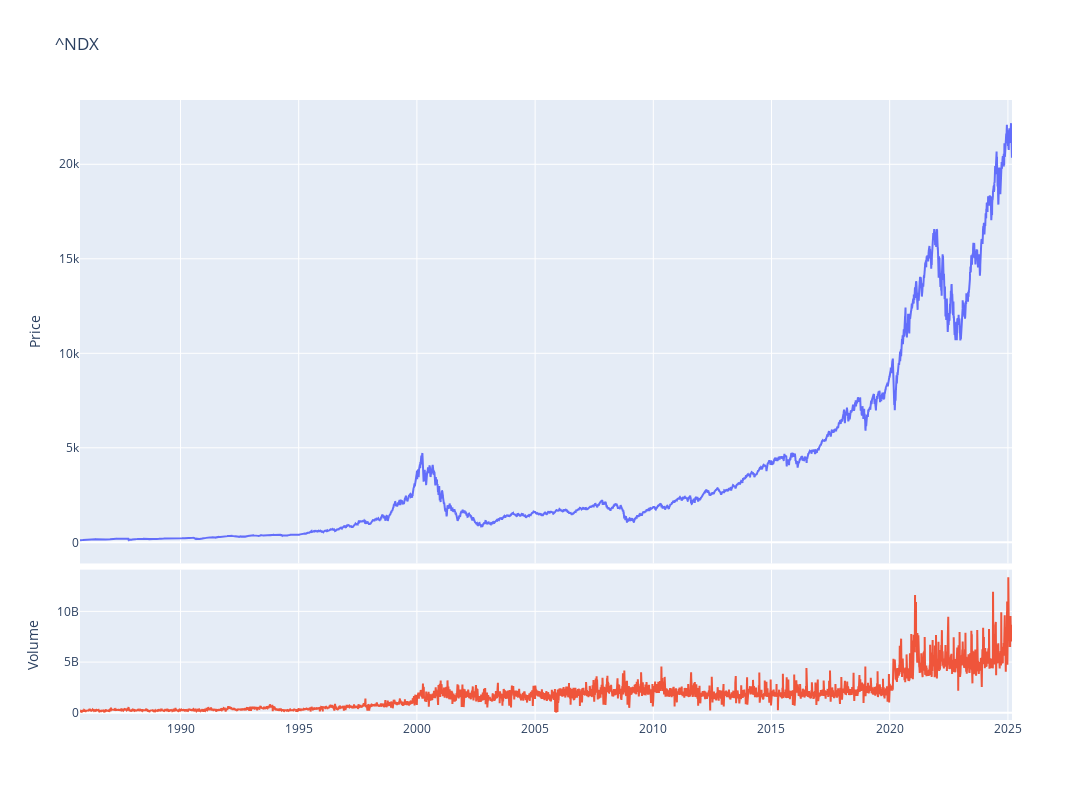

The cell this chart's notebook holds for it:
### Code cell
fig = make_subplots(rows=4, cols=1,shared_xaxes=True,vertical_spacing=0.01,specs=[[{'rowspan':3,'colspan':1}],[None],[None],[{'rowspan':1,'colspan':1}]])

# Graph (1,1)
fig.add_trace(go.Scatter(x=stock_ticker.index,y=stock_ticker['Adj Close'],mode="lines",name=f"{ticker}"),row=1, col=1)
# Update xaxis properties
fig.update_yaxes(title_text="Price", row=1, col=1)

# Graph (4,1)
fig.add_trace(go.Scatter(x=stock_ticker.index,y=stock_ticker['Volume'],mode="lines",name='Volume'),row=4, col=1)
fig.update_yaxes(title_text="Volume", row=4, col=1)

fig.update_layout(height=800, width=1300,showlegend=False,title=f"{ticker}")

fig.show()

### Figure 1 — Plotly figure (JSON) as saved in the notebook; plotly's stock layout.template omitted (floating-point values rounded to 4 significant figures; data arrays with more than 128 entries replaced by an {"elided": "..."} marker saying what was removed)
{"data": [{"mode": "lines", "name": "^NDX", "type": "scatter", "x": {"elided": "9934 str values"}, "xaxis": "x", "y": {"elided": "9934 float values"}, "yaxis": "y"}, {"mode": "lines", "name": "Volume", "type": "scatter", "x": {"elided": "9934 str values"}, "xaxis": "x2", "y": {"elided": "9934 int values"}, "yaxis": "y2"}], "layout": {"height": 800, "showlegend": false, "title": {"text": "^NDX"}, "width": 1300, "xaxis": {"anchor": "y", "domain": [0, 1], "matches": "x2", "showticklabels": false}, "xaxis2": {"anchor": "y2", "domain": [0, 1]}, "yaxis": {"anchor": "x", "domain": [0.2525, 1], "title": {"text": "Price"}}, "yaxis2": {"anchor": "x2", "domain": [0, 0.2425], "title": {"text": "Volume"}}}}
